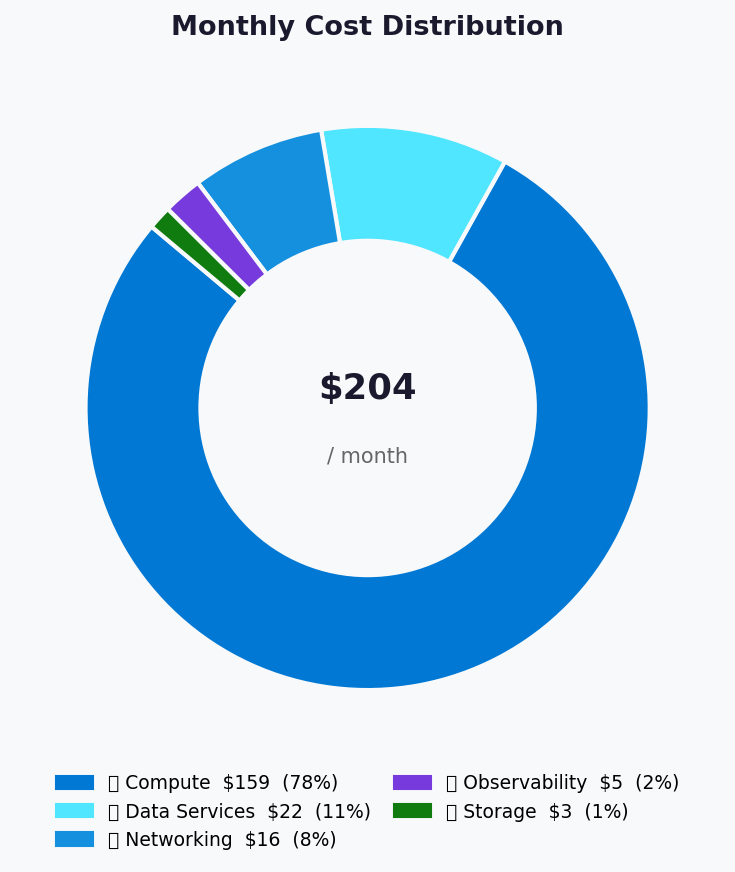

The script that saved this image:
import matplotlib
matplotlib.use("Agg")
import matplotlib.pyplot as plt
import matplotlib.patches as mpatches
import numpy as np


def generate_cost_distribution_chart(
    categories: dict,
    total_monthly: float,
    output_path: str = "03-des-cost-distribution.png",
) -> None:
    PALETTE = [
        "#0078D4",   # Azure blue    – Compute
        "#50E6FF",   # Azure cyan    – Data
        "#1490DF",   # Medium blue   – Networking
        "#773ADC",   # Purple        – Observability
        "#107C10",   # Green         – Storage
        "#FFB900",   # Gold          – Security
    ]

    labels  = list(categories.keys())
    values  = list(categories.values())
    colors  = PALETTE[: len(labels)]
    pcts    = [v / sum(values) * 100 for v in values]

    fig, ax = plt.subplots(figsize=(8, 6))
    fig.patch.set_facecolor("#F8F9FA")
    ax.set_facecolor("#F8F9FA")

    wedge_props = {"linewidth": 2, "edgecolor": "#F8F9FA"}
    wedges, _ = ax.pie(
        values,
        colors=colors,
        wedgeprops=wedge_props,
        startangle=140,
        pctdistance=0.82,
    )

    hole = plt.Circle((0, 0), 0.60, fc="#F8F9FA")
    ax.add_patch(hole)

    ax.text(0, 0.07, f"${total_monthly:,.0f}", ha="center", va="center",
            fontsize=17, fontweight="bold", color="#1A1A2E")
    ax.text(0, -0.17, "/ month", ha="center", va="center",
            fontsize=10, color="#666")

    legend_labels = [
        f"{lbl}  ${val:,.0f}  ({pct:.0f}%)"
        for lbl, val, pct in zip(labels, values, pcts)
    ]
    patches = [mpatches.Patch(color=c, label=l) for c, l in zip(colors, legend_labels)]
    ax.legend(handles=patches, loc="lower center", bbox_to_anchor=(0.5, -0.15),
              ncol=2, fontsize=9, framealpha=0.0, columnspacing=1.2)

    ax.set_title("Monthly Cost Distribution", fontsize=13, fontweight="bold",
                 color="#1A1A2E", pad=10)

    plt.tight_layout(pad=1.4)
    plt.savefig(output_path, dpi=150, bbox_inches="tight", facecolor=fig.get_facecolor())
    plt.close()
    print(f"Generated: {output_path}")


categories = {
    "💻 Compute":       159.14,
    "💾 Data Services": 21.88,
    "🌐 Networking":    15.60,
    "📊 Observability":  4.60,
    "📦 Storage":        2.75,
}
generate_cost_distribution_chart(
    categories,
    total_monthly=203.97,
    output_path="agent-output/nordic-fresh-foods/03-des-cost-distribution.png",
)
